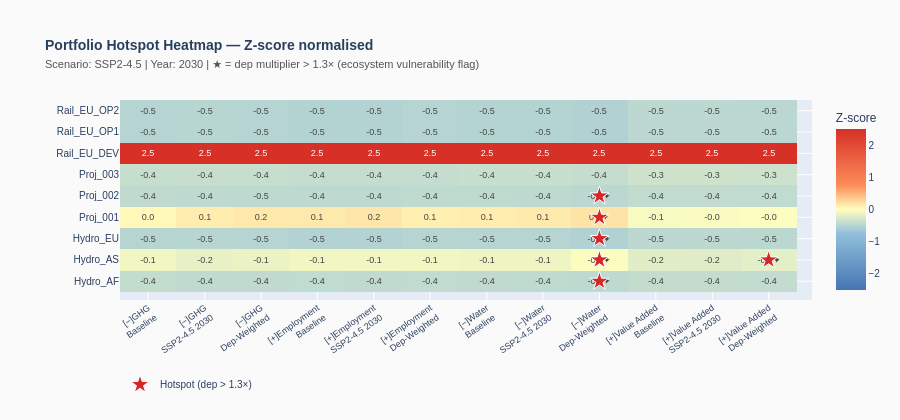

This figure's notebook cell:
### Code cell
# ══════════════════════════════════════════════════════════════════
# SECTION 1 — PORTFOLIO HOTSPOT HEATMAP  (Z-score grid)
# Rows: projects  |  Columns: stressor × layer
# Colour: red = above average burden, blue = below average
# ✦ markers where dep_eff > DEP_THRESHOLD (local ecosystem flag)
# ══════════════════════════════════════════════════════════════════

# Build ordered column list and labels
cols, col_labels = [], []
for s, sname, _, polarity, _ in STRESSORS:
    for suffix, lname in layers:
        cols.append(f"{s}_{suffix}_z")
        sign = "[−]" if polarity == "neg" else "[+]"
        col_labels.append(f"{sign}{sname}<br>{lname}")

# Matrix
Z_mat = z[cols].values

# Hotspot annotation overlay
annot_text = [["" for _ in cols] for _ in PROJECTS]
annot_color = [["black" for _ in cols] for _ in PROJECTS]
for pi, pid in enumerate(PROJECTS):
    col_idx = 0
    for si, (s, *_) in enumerate(STRESSORS):
        eff = master.loc[pid, f"dep_eff_{s}"]
        for li, (suffix, _) in enumerate(layers):
            val = z.loc[pid, f"{s}_{suffix}_z"]
            annot_text[pi][col_idx]  = f"{val:.1f}{'✦' if (eff > DEP_THRESHOLD and suffix=='dep') else ''}"
            annot_color[pi][col_idx] = NEG_COLOR if (eff > DEP_THRESHOLD and suffix == "dep") else "white" if abs(val) > 1 else "#333"
            col_idx += 1

fig1 = go.Figure(go.Heatmap(
    z=Z_mat,
    x=col_labels,
    y=PROJECTS,
    colorscale=[
        [0.0,  "#4575b4"],   # strongly below average (low burden)
        [0.35, "#91bfdb"],
        [0.5,  "#ffffbf"],   # at portfolio average
        [0.65, "#fc8d59"],
        [1.0,  "#d73027"],   # strongly above average (high burden)
    ],
    zmin=-ZSCORE_CLIP, zmax=ZSCORE_CLIP,
    text=annot_text,
    texttemplate="%{text}",
    textfont=dict(size=9),
    colorbar=dict(title="Z-score", tickvals=[-2, -1, 0, 1, 2]),
))

# Override text colours cell by cell via separate scatter overlay
for pi, pid in enumerate(PROJECTS):
    for ci, (suffix, _) in enumerate([("dep", "")]*0):  # placeholder, real annotations below
        pass

# Add ✦ markers for dep hotspots as separate scatter
hx, hy = [], []
for pi, pid in enumerate(PROJECTS):
    col_offset = 0
    for si, (s, *_) in enumerate(STRESSORS):
        eff = master.loc[pid, f"dep_eff_{s}"]
        dep_col_idx = col_offset + 2  # index of the 'dep' layer column
        if eff > DEP_THRESHOLD:
            hx.append(col_labels[dep_col_idx])
            hy.append(pid)
        col_offset += 3

if hx:
    fig1.add_trace(go.Scatter(
        x=hx, y=hy,
        mode="markers",
        marker=dict(symbol="star", size=14, color=NEG_COLOR, line=dict(color="white", width=1)),
        name=f"Hotspot (dep > {DEP_THRESHOLD}×)",
        showlegend=True,
    ))

fig1.update_layout(
    title=dict(
        text=(
            f"<b>Portfolio Hotspot Heatmap — Z-score normalised</b>"
            f"<br><span style='font-size:11px;color:#555'>"
            f"Scenario: {SCENARIO} | Year: {FOCUS_YEAR} | "
            f"★ = dep multiplier &gt; {DEP_THRESHOLD}× (ecosystem vulnerability flag)</span>"
        ),
        font=dict(size=14),
    ),
    height=420,
    xaxis=dict(tickangle=-35, tickfont=dict(size=9)),
    yaxis=dict(tickfont=dict(size=10)),
    margin=dict(l=120, r=60, t=100, b=120),
    paper_bgcolor="#fafafa",
    font=dict(family="Arial", size=10),
    legend=dict(orientation="h", y=-0.35),
)
fig1.show()

### Figure 1 — Plotly figure (JSON) as saved in the notebook; plotly's stock layout.template omitted (floating-point values rounded to 4 significant figures)
{"data": [{"colorbar": {"tickvals": [-2, -1, 0, 1, 2], "title": {"text": "Z-score"}}, "colorscale": [[0.0, "#4575b4"], [0.35, "#91bfdb"], [0.5, "#ffffbf"], [0.65, "#fc8d59"], [1.0, "#d73027"]], "text": [["-0.4", "-0.4", "-0.4", "-0.4", "-0.4", "-0.4", "-0.4", "-0.4", "-0.4✦", "-0.4", "-0.4", "-0.4"], ["-0.1", "-0.2", "-0.1", "-0.1", "-0.1", "-0.1", "-0.1", "-0.1", "-0.0✦", "-0.2", "-0.2", "-0.2✦"], ["-0.5", "-0.5", "-0.5", "-0.5", "-0.5", "-0.5", "-0.5", "-0.5", "-0.5✦", "-0.5", "-0.5", "-0.5"], ["0.0", "0.1", "0.2", "0.1", "0.2", "0.1", "0.1", "0.1", "0.2✦", "-0.1", "-0.0", "-0.0"], ["-0.4", "-0.4", "-0.5", "-0.4", "-0.4", "-0.4", "-0.4", "-0.4", "-0.5✦", "-0.4", "-0.4", "-0.4"], ["-0.4", "-0.4", "-0.4", "-0.4", "-0.4", "-0.4", "-0.4", "-0.4", "-0.4", "-0.3", "-0.3", "-0.3"], ["2.5", "2.5", "2.5", "2.5", "2.5", "2.5", "2.5", "2.5", "2.5", "2.5", "2.5", "2.5"], ["-0.5", "-0.5", "-0.5", "-0.5", "-0.5", "-0.5", "-0.5", "-0.5", "-0.5", "-0.5", "-0.5", "-0.5"], ["-0.5", "-0.5", "-0.5", "-0.5", "-0.5", "-0.5", "-0.5", "-0.5", "-0.5", "-0.5", "-0.5", "-0.5"]], "textfont": {"size": 9}, "texttemplate": "%{text}", "type": "heatmap", "x": ["[−]GHG<br>Baseline", "[−]GHG<br>SSP2-4.5 2030", "[−]GHG<br>Dep-Weighted", "[+]Employment<br>Baseline", "[+]Employment<br>SSP2-4.5 2030", "[+]Employment<br>Dep-Weighted", "[−]Water<br>Baseline", "[−]Water<br>SSP2-4.5 2030", "[−]Water<br>Dep-Weighted", "[+]Value Added<br>Baseline", "[+]Value Added<br>SSP2-4.5 2030", "[+]Value Added<br>Dep-Weighted"], "y": ["Hydro_AF", "Hydro_AS", "Hydro_EU", "Proj_001", "Proj_002", "Proj_003", "Rail_EU_DEV", "Rail_EU_OP1", "Rail_EU_OP2"], "z": [[-0.4143, -0.4281, -0.4328, -0.4265, -0.4281, -0.4184, -0.4287, -0.4377, -0.4449, -0.4101, -0.411, -0.4159], [-0.0975, -0.1639, -0.1356, -0.08934, -0.09725, -0.09654, -0.1192, -0.1166, -0.03136, -0.2136, -0.2204, -0.1884], [-0.4954, -0.49, -0.5013, -0.5166, -0.5182, -0.5044, -0.5055, -0.5062, -0.5302, -0.456, -0.456, -0.4675], [0.04353, 0.1175, 0.1515, 0.1432, 0.1634, 0.09627, 0.1173, 0.1381, 0.1857, -0.05133, -0.04268, -0.01925], [-0.4328, -0.4424, -0.4507, -0.4404, -0.4419, -0.4387, -0.4385, -0.4464, -0.4618, -0.4184, -0.4191, -0.427], [-0.3878, -0.3828, -0.3883, -0.3938, -0.3951, -0.396, -0.3796, -0.38, -0.3967, -0.337, -0.3368, -0.3387], [2.5, 2.5, 2.5, 2.5, 2.5, 2.5, 2.5, 2.5, 2.5, 2.5, 2.5, 2.5], [-0.4986, -0.4932, -0.5049, -0.5197, -0.5213, -0.5074, -0.5085, -0.5092, -0.5337, -0.459, -0.459, -0.4709], [-0.4987, -0.4933, -0.5049, -0.5198, -0.5214, -0.5075, -0.5086, -0.5092, -0.5338, -0.4591, -0.4591, -0.471]], "zmax": 2.5, "zmin": -2.5}, {"marker": {"color": "#d62728", "line": {"color": "white", "width": 1}, "size": 14, "symbol": "star"}, "mode": "markers", "name": "Hotspot (dep > 1.3×)", "showlegend": true, "type": "scatter", "x": ["[−]Water<br>Dep-Weighted", "[−]Water<br>Dep-Weighted", "[+]Value Added<br>Dep-Weighted", "[−]Water<br>Dep-Weighted", "[−]Water<br>Dep-Weighted", "[−]Water<br>Dep-Weighted"], "y": ["Hydro_AF", "Hydro_AS", "Hydro_AS", "Hydro_EU", "Proj_001", "Proj_002"]}], "layout": {"font": {"family": "Arial", "size": 10}, "height": 420, "legend": {"orientation": "h", "y": -0.35}, "margin": {"b": 120, "l": 120, "r": 60, "t": 100}, "paper_bgcolor": "#fafafa", "title": {"font": {"size": 14}, "text": "<b>Portfolio Hotspot Heatmap — Z-score normalised</b><br><span style='font-size:11px;color:#555'>Scenario: SSP2-4.5 | Year: 2030 | ★ = dep multiplier &gt; 1.3× (ecosystem vulnerability flag)</span>"}, "xaxis": {"tickangle": -35, "tickfont": {"size": 9}}, "yaxis": {"tickfont": {"size": 10}}}}
